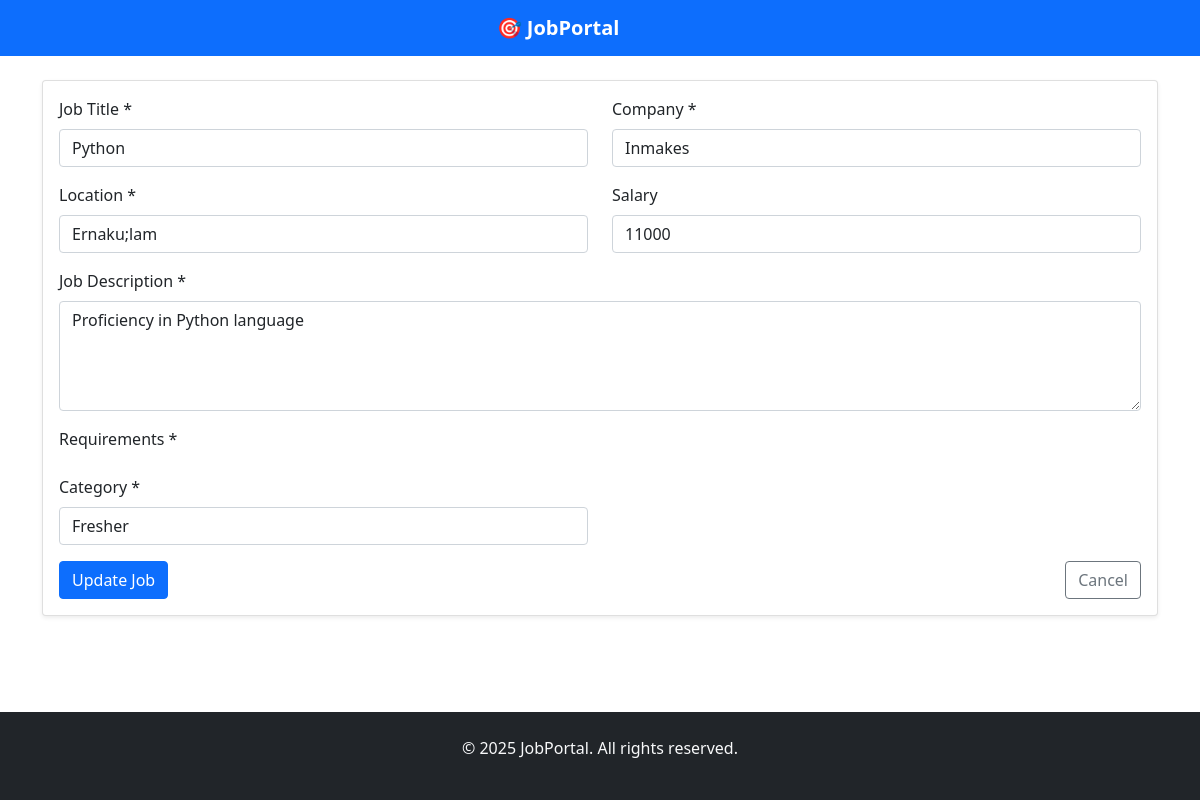
/edit-job/2/ (signed in), run on the app's committed database.
### Portal/models.py (models this page shows, shortened)
class Job(models.Model):
    employer = models.ForeignKey(
        User,
        on_delete=models.CASCADE,
        related_name="jobs",
        limit_choices_to={"role": "employer"},
    )
    title = models.CharField(max_length=120)
    description = models.TextField()
    salary = models.CharField(max_length=50, blank=True)
    location = models.CharField(max_length=120)
    category = models.CharField(max_length=120)
    company = models.CharField(max_length=120)
    created_at = models.DateTimeField(auto_now_add=True)
    class Meta:
        ordering = ["-created_at"]

### Portal/views.py (the view)
# urls.py: path("edit-job/<int:job_id>/", views.edit_job, name="edit_job"),
@login_required
def edit_job(request, job_id):
    job = get_object_or_404(Job, id=job_id, employer=request.user)
    if request.method == "POST":
        form = JobForm(request.POST, instance=job)
        if form.is_valid():
            form.save()
            messages.success(request, "Job updated successfully!")
            return redirect("manage_jobs")
    else:
        form = JobForm(instance=job)
    return render(request, "employer/edit_job.html", {"form": form, "job": job})

### Portal/forms.py
class JobForm(forms.ModelForm):
    class Meta:
        model = Job
        fields = ["title", "description", "salary", "location", "category", "company"]
        widgets = {
            "title": forms.TextInput(attrs={"class": "form-control"}),
            "description": forms.Textarea(attrs={"class": "form-control", "rows": 4}),
            "salary": forms.TextInput(attrs={"class": "form-control"}),
            "location": forms.TextInput(attrs={"class": "form-control"}),
            "category": forms.TextInput(attrs={"class": "form-control"}),
            "company": forms.TextInput(attrs={"class": "form-control"}),
        }

### templates/employer/edit_job.html (shortened to what this page needs)
{% extends 'base.html' %}
{% block content %}
<div class="row">
    <div class="col-12">
        <div class="card">
            <div class="card-body">
                <form method="post" enctype="multipart/form-data">
                    <div class="row">
                        <div class="col-md-6">
                            <div class="mb-3">
                                <label for="{{ form.title.id_for_label }}" class="form-label">Job Title *</label>
                                {{ form.title }}
                            </div>
                        </div>
                        <div class="col-md-6">
                            <div class="mb-3">
                                <label for="{{ form.company.id_for_label }}" class="form-label">Company *</label>
                                {{ form.company }}
                            </div>
                        </div>
                    </div>
                    <div class="row">
                        <div class="col-md-6">
                            <div class="mb-3">
                                <label for="{{ form.location.id_for_label }}" class="form-label">Location *</label>
                                {{ form.location }}
                            </div>
                        </div>
                        <div class="col-md-6">
                            <div class="mb-3">
                                <label for="{{ form.salary.id_for_label }}" class="form-label">Salary</label>
                                {{ form.salary }}
                            </div>
                        </div>
                    </div>
                    <div class="mb-3">
                        <label for="{{ form.description.id_for_label }}" class="form-label">Job Description *</label>
                        {{ form.description }}
                    </div>
                    <div class="mb-3">
                        <label for="{{ form.requirements.id_for_label }}" class="form-label">Requirements *</label>
                    </div>
                    <div class="row">
                        <div class="col-md-6">
                            <div class="mb-3">
                                <label for="{{ form.category.id_for_label }}" class="form-label">Category *</label>
                                {{ form.category }}
                            </div>
                        </div>
                    </div>
                    <div class="d-flex justify-content-between">
                        <button type="submit" class="btn btn-primary">Update Job</button>
                        <a href="{% url 'manage_jobs' %}" class="btn btn-outline-secondary">Cancel</a>
                    </div>
                </form>
            </div>
        </div>
    </div>
</div>
{% endblock %}

### templates/base.html (style rules this page uses)
.card { box-shadow: 0 0.125rem 0.25rem rgba(0, 0, 0, 0.075); border: 1px solid rgba(0, 0, 0, 0.125); }
body { display: flex; flex-direction: column; min-height: 100vh; }

### data on the page
Job: title "Python", company "Inmakes", location "Ernaku;lam", salary "11000", description "Proficiency in Python language", category "Fresher"
